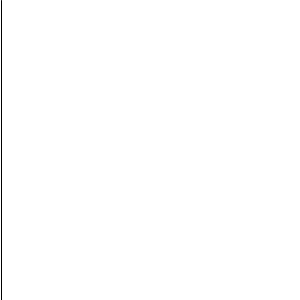
Frame 1 (no input)
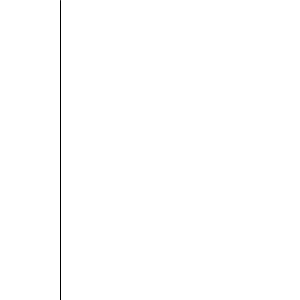
Frame 60 (the mouse pressed at the canvas centre just before this capture)
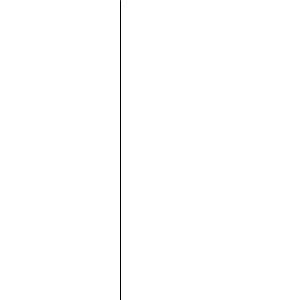
Frame 120 (the mouse held since frame 60 and released just before this capture)

The Processing sketch that drew these frames (run headless with seeded random() and noise(); from frame 60 on, the mouse is pressed at the canvas centre):

// Processing sketch: sketch_140509f
// ── sketch_140509f.pde
int x;

void setup(){
  size(300,300);
  x = 0;
}

void draw(){
  background(255);
    x++;
  if(x >= width){
    x = 0;
  }
  line(x,0,x,height);
}
